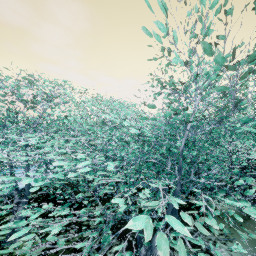
#> input picture UNET-MODEL/data/images/frame_000020.png, 256 x 256 px, found by its file name
$ python inspect_labels.py
#> lines starting #> are read from the running program, lines starting #| are printed output that depends on the picture; after the words box and inside, x2 and y2 are one past the last pixel; in counts of white or black regions, pixels touching at a corner belong together
#> pass 2 of the loop in main, `for _, mask_path in pairs:`:
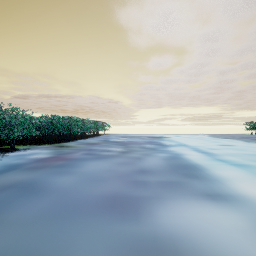
#> input picture UNET-MODEL/data/images/frame_000029.png, 256 x 256 px, found by its file name
#> pass 3 of the loop in main, `for _, mask_path in pairs:`:
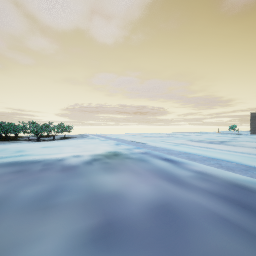
#> input picture UNET-MODEL/data/images/frame_000012.png, 256 x 256 px, found by its file name
"""Build a contact sheet PNG to visually check collected image/mask pairs."""

import argparse
import glob
import os
import random

import cv2
import numpy as np

import config_collection as cfg


def build_contact_sheet(pairs, tile_size=220):
#> called with tile_size = 220
    rows = []
    for img_path, mask_path in pairs:
        img = cv2.imread(img_path, cv2.IMREAD_COLOR)
#> img is the input picture: shape (256, 256, 3); mean B, G, R 156, 165.9, 139.7
        mask = cv2.imread(mask_path, cv2.IMREAD_GRAYSCALE)
        if img is None or mask is None:
            continue

        img = cv2.resize(img, (tile_size, tile_size))
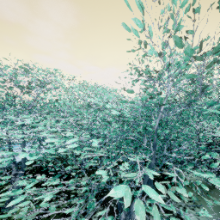
#> img: shape (220, 220, 3); mean B, G, R 155.9, 165.7, 139.6
        mask_bgr = cv2.cvtColor(cv2.resize(mask, (tile_size, tile_size)), cv2.COLOR_GRAY2BGR)
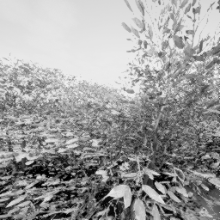
#> mask_bgr: shape (220, 220, 3); min 0, max 240, mean 156.3

        overlay = img.copy()
        red = np.zeros_like(img)
        red[..., 2] = 255
        obstacle = cv2.resize(mask, (tile_size, tile_size)) > 127
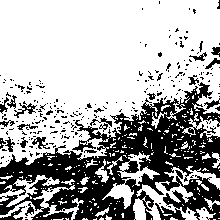
#> obstacle: shape (220, 220) bool; 67.3% white; 259 black regions (235 under 20 px), largest, box (x1, y1, x2, y2) and area: (0, 82, 220, 220) 13657, (14, 103, 37, 118) 111, (0, 206, 25, 220) 107
        overlay[obstacle] = cv2.addWeighted(img, 0.4, red, 0.6, 0)[obstacle]
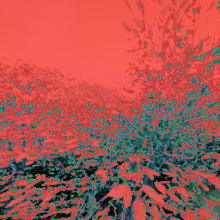
#> overlay: shape (220, 220, 3); mean B, G, R 80.9, 85.5, 170.3

        label = os.path.basename(img_path)
        strip = np.hstack([img, mask_bgr, overlay])
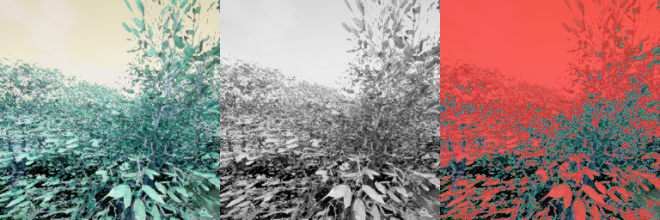
#> strip: shape (220, 660, 3); mean B, G, R 131, 135.8, 155.4
        strip = cv2.copyMakeBorder(strip, 0, 22, 0, 0, cv2.BORDER_CONSTANT, value=(30, 30, 30))
#> strip: shape (242, 660, 3)
        cv2.putText(strip, label, (4, tile_size + 16), cv2.FONT_HERSHEY_SIMPLEX,
                    0.5, (255, 255, 255), 1, cv2.LINE_AA)
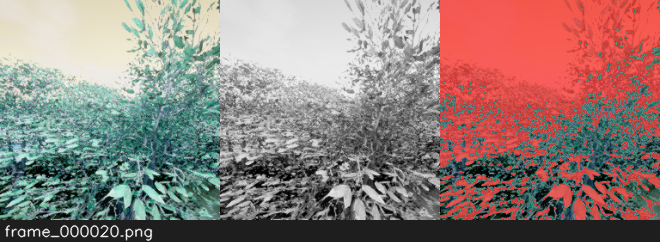
#> strip: shape (242, 660, 3); mean B, G, R 122.5, 126.9, 144.7
        rows.append(strip)
#> pass 2 of the loop in build_contact_sheet, `for img_path, mask_path in pairs:`:
#> in build_contact_sheet, img is the input picture: shape (256, 256, 3); mean B, G, R 176.6, 176.4, 168.2
#> img: shape (220, 220, 3)
#> in build_contact_sheet, `obstacle = cv2.resize(mask, (tile_size, tile_size)) > 127`:
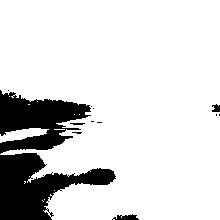
#> obstacle: shape (220, 220) bool; 84.7% white; 13 black regions (8 under 20 px), largest, box (x1, y1, x2, y2) and area: (0, 153, 116, 220) 3910, (0, 90, 91, 154) 3281, (112, 214, 139, 220) 103, (212, 104, 220, 112) 48, (70, 123, 85, 125) 25
#> in build_contact_sheet, `cv2.putText(strip, label, (4, tile_size + 16), cv2.FONT_HERSHEY_SIMPLE..`:
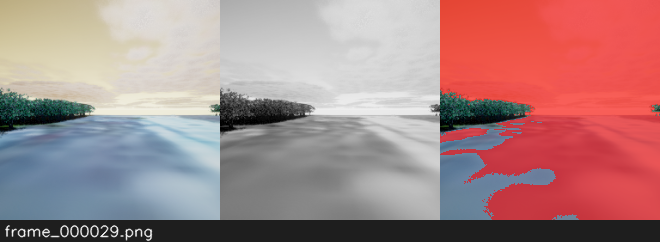
#> strip: shape (242, 660, 3); mean B, G, R 134.2, 133.7, 168.8
#> pass 3 of the loop in build_contact_sheet, `for img_path, mask_path in pairs:`:
#> in build_contact_sheet, img is the input picture: shape (256, 256, 3); mean B, G, R 176.3, 177.5, 171.3
#> img: shape (220, 220, 3)
#> in build_contact_sheet, `obstacle = cv2.resize(mask, (tile_size, tile_size)) > 127`:
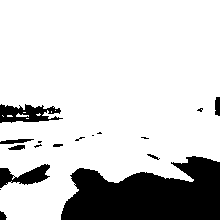
#> obstacle: shape (220, 220) bool; 81.2% white; 17 black regions (8 under 20 px), largest, box (x1, y1, x2, y2) and area: (61, 156, 220, 220) 7329, (0, 104, 63, 123) 743, (0, 164, 50, 188) 599
#> in build_contact_sheet, `cv2.putText(strip, label, (4, tile_size + 16), cv2.FONT_HERSHEY_SIMPLE..`:
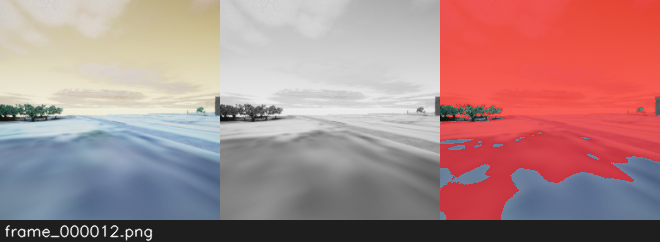
#> strip: shape (242, 660, 3); mean B, G, R 136, 135.6, 169.9

    if not rows:
        return None
    return np.vstack(rows)
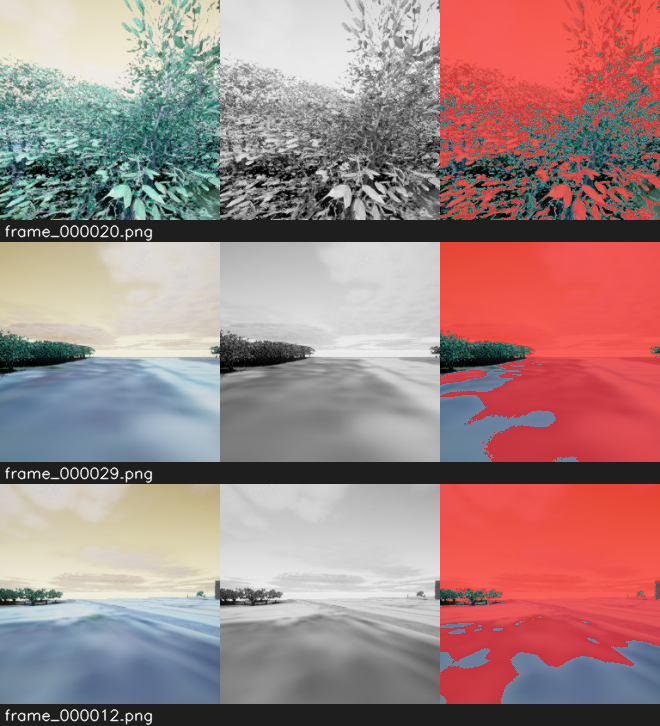
#> returned value: shape (726, 660, 3); mean of channels 0, 1, 2 130.9, 132, 161.1; drawn as B, G, R


def main():
    parser = argparse.ArgumentParser()
    parser.add_argument("--data_dir", type=str, default=cfg.OUTPUT_ROOT)
    parser.add_argument("--n", type=int, default=16)
    parser.add_argument("--out", type=str, default="env_data_collection/label_check.png")
    args = parser.parse_args()

    images_dir = os.path.join(args.data_dir, "images")
    masks_dir = os.path.join(args.data_dir, "masks")

    image_paths = sorted(glob.glob(os.path.join(images_dir, "*.png")))
    if not image_paths:
        print(f"No images found in {images_dir}")
        return

    sample = random.sample(image_paths, min(args.n, len(image_paths)))
    pairs = [(p, os.path.join(masks_dir, os.path.basename(p))) for p in sample]
    pairs = [(i, m) for i, m in pairs if os.path.exists(m)]

    all_black, all_white, missing_mask = 0, 0, len(sample) - len(pairs)
    for _, mask_path in pairs:
        mask = cv2.imread(mask_path, cv2.IMREAD_GRAYSCALE)
        if mask is None:
            continue
        if np.all(mask == 0):
            all_black += 1
        elif np.all(mask == 255):
            all_white += 1

    print(f"Checked {len(pairs)} pairs from {args.data_dir}:")
    print(f"  missing mask file : {missing_mask}")
    print(f"  fully-black masks : {all_black} (should be rare -- open-sky/open-field shots only)")
    print(f"  fully-white masks : {all_white} (should be rare -- fully-obstructed shots only)")

    sheet = build_contact_sheet(pairs)
    if sheet is not None:
        os.makedirs(os.path.dirname(args.out) or ".", exist_ok=True)
        cv2.imwrite(args.out, sheet)
        print(f"Saved contact sheet ({len(pairs)} rows, image|mask|overlay) to {args.out}")
#| Saved contact sheet (3 rows, image|mask|overlay) to env_data_collection/label_check.png


if __name__ == "__main__":
    main()
